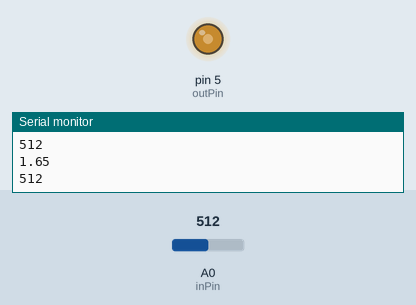
Simulated run of this sketch. Board: Arduino Uno, built with avr-gcc and run on an emulated ATmega328P. On the bench: output pins drawn as LEDs (lit = HIGH), the last lines printed to the serial monitor. Inputs (shaded band) come from the test bench; at power-on: A0 (inPin) = 512.

Above: at 1.2 s.
1.3 s: A0 (inPin) set to 716
At 2.5 s:
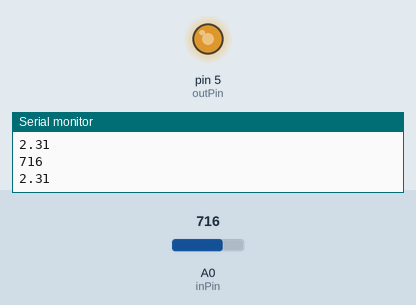
2.8 s: A0 (inPin) set to 900
At 3.9 s:
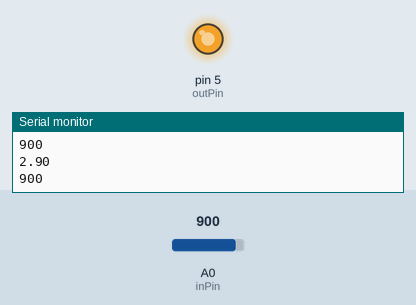
4.3 s: A0 (inPin) set to 122
At 5.2 s:
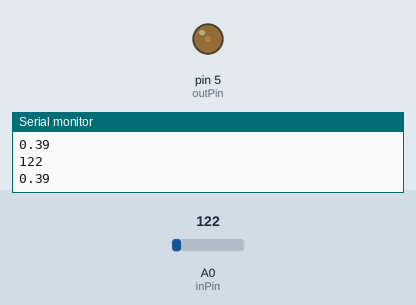
5.8 s: A0 (inPin) set to 0
At 6.5 s:
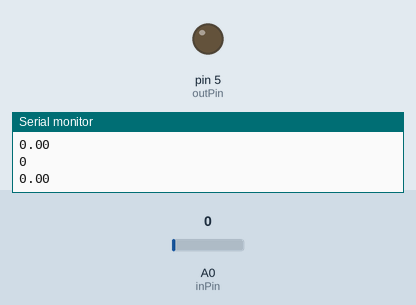
Timing chart, 0 to 8.3 s (numbered marks = the images above; inputs shaded):
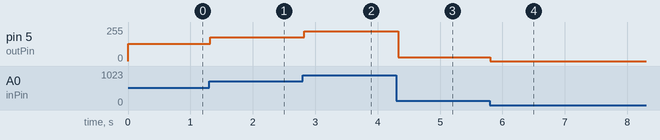

The sketch:

potentiometer_led.ino
```cpp
int inPin = 14;
int inputDelay = 30;
int inVal;
int outPin = 5;
float inVolts;

void setup() {
  // put your setup code here, to run once:
  Serial.begin(9600);
  while(!Serial);

  pinMode(inPin, INPUT);
  pinMode(outPin, OUTPUT);

}

void loop() {
  // put your main code here, to run repeatedly:
  inVal = analogRead(inPin);
  analogWrite(outPin, inVal/4);
  Serial.println(inVal);
  inVolts = in2volt(inVal);
  Serial.println(inVolts);
  delay(inputDelay);
}
float in2volt(int inBits){
  float volts;
  {volts=(inBits/1023.0*3.3);
  return volts;

}


}
```

Measured:
- after the input at 1.3 s, pin 5 (outPin): 128/255 → 179/255 at once
- after the input at 2.8 s, pin 5 (outPin): 179/255 → 225/255 at once
- after the input at 4.3 s, pin 5 (outPin): 225/255 → 30/255 at once
- after the input at 5.8 s, pin 5 (outPin): 30/255 → 0/255 at once
